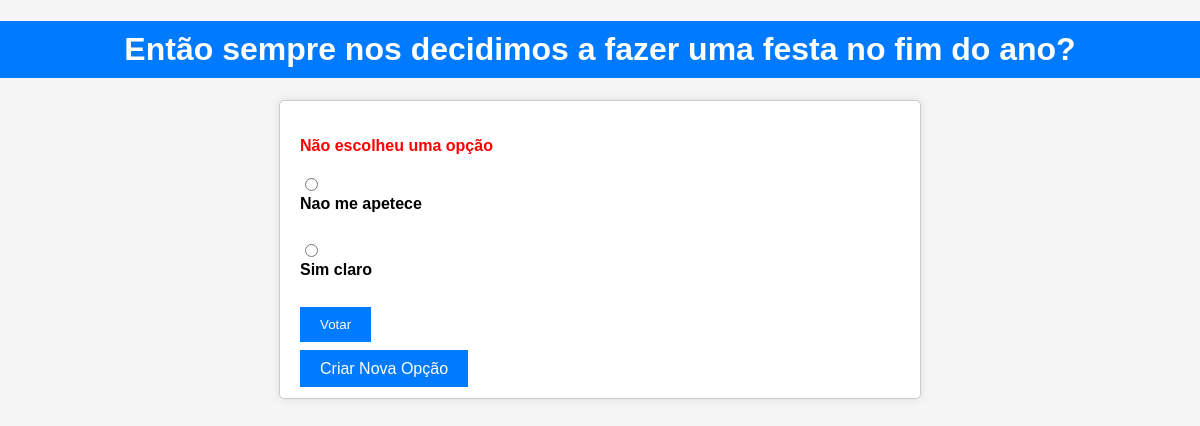
/votacao/1/voto, run on the app's committed database.
### votacao/models.py (models this page shows, shortened)
class Questao(models.Model):
    questao_texto = models.CharField(max_length=200)
    pub_data = models.DateTimeField('data de publicacao')

class Opcao(models.Model):
    questao = models.ForeignKey(Questao, on_delete=models.CASCADE)
    opcao_texto = models.CharField(max_length=200)
    votos = models.IntegerField(default=0)

### votacao/views.py (the view)
# urls.py: path('<int:questao_id>/voto', views.voto, name='voto'),
def voto(request, questao_id):
    questao = get_object_or_404(Questao, pk=questao_id)
    try:
        opcao_seleccionada = questao.opcao_set.get(pk=request.POST['opcao'])
    except (KeyError, Opcao.DoesNotExist):
        return render(request, 'votacao/detalhe.html', {'questao': questao,
                                                        'error_message': "Não escolheu uma opção", })
    else:
        opcao_seleccionada.votos += 1
        opcao_seleccionada.save()
    return HttpResponseRedirect(reverse('votacao:resultados', args=(questao.id,)))

### votacao/templates/votacao/detalhe.html (shortened to what this page needs)
<!DOCTYPE html>
{% load static %}
<html lang="en">
<head>
    <link rel="stylesheet" type="text/css" href="{% static 'votacao/detalhe_styles.css' %}">
</head>
<body>
    <h1>{{ questao.questao_texto }}</h1>
    <div class="container">
        {% if error_message %}
        <p class="error-message">{{ error_message }}</p>
        {% endif %}
        <form action="{% url 'votacao:voto' questao.id %}" method="post">
            {% for opcao in questao.opcao_set.all %}
                <input type="radio" name="opcao" id="opcao{{ forloop.counter }}" value="{{ opcao.id }}" />
                <label for="opcao{{ forloop.counter }}">{{ opcao.opcao_texto }}</label><br />
            {% endfor %}
            <input type="submit" value="Votar" />
        </form>
        <br>
        <a href="{% url 'votacao:criaropcao' questao_id=questao.id %}" class="create-button"> Criar Nova Opção</a>
    </div>
</body>
</html>

### votacao/static/votacao/detalhe_styles.css (style rules this page uses)
body { font-family: Arial, sans-serif; background-color: #f5f5f5; margin: 0; padding: 0; }
h1 { background-color: #007bff; color: #fff; padding: 10px; text-align: center; }
.container { max-width: 600px; margin: 20px auto; padding: 20px; background-color: #fff; border: 1px solid #ccc; border-radius: 5px; box-shadow: 0 0 10px rgba(0, 0, 0, 0.1); }
.error-message { color: red; font-weight: bold; }
form { margin-top: 20px; }
label { display: block; margin-bottom: 10px; font-weight: bold; }
input[type="radio"] { margin-right: 5px; }
input[type="submit"] { background-color: #007bff; color: #fff; border: none; padding: 10px 20px; cursor: pointer; }
.create-button { background-color: #007bff; color: #fff; border: none; padding: 10px 20px; cursor: pointer; text-decoration: none; }

### data on the page
Questao: questao_texto "Então sempre nos decidimos a fazer uma festa no fim do ano?"
Opcao: opcao_texto "Nao me apetece"
Opcao: opcao_texto "Sim claro"

### other printed values
{{ error_message }} "Não escolheu uma opção"
